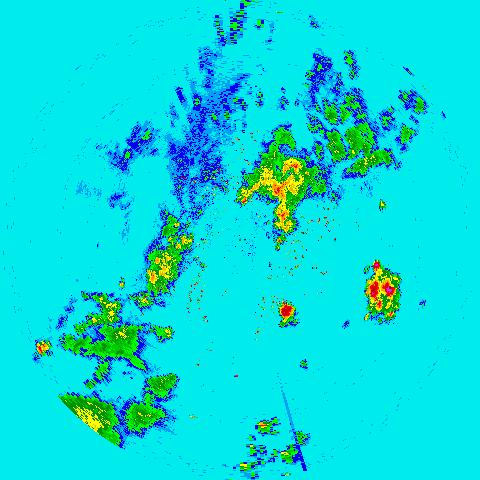
#> input picture segmentation_LSC/data/examples/img_rgb.jpg, 480 x 480 px
$ python comparison_sps_cv.py
#> lines starting #> are read from the running program, lines starting #| are printed output that depends on the picture
### segmentation_LSC/utils.py
from PIL import Image
import numpy as np
import math
from skimage import color

def my_imread(path: str):
#> called with path = 'data/examples/img_rgb.jpg'
    return np.asarray(Image.open(path), dtype=np.uint8)
#> returned value is the input picture: shape (480, 480, 3); mean R, G, B 8, 217.6, 218.3

class Point(object):
    def __init__(self, x=0, y=0):
        self.x = x
        self.y = y

    def __str__(self):
        return "<class 'Point'>: x={}, y={}".format(self.x, self.y)
    __repr__ = __str__

# [120 lines left out: functions gen_seeds, rgbtolab, gstolab, display_superpixel, display_superpixel_seed, not called in this run]

### segmentation_LSC/comparison_sps_cv.py
import cv2 as cv
import numpy as np
import sys
import random
from utils import my_imread

## https://study.marearts.com/2018/11/opencv-python-superpixel-example-source.html
#read image
img_dir = 'data/examples/img_rgb.jpg'
img = my_imread(img_dir)
#converted_img = cv.cvtColor(img, cv.COLOR_BGR2HSV)

height,width,channels = img.shape
#> height = 480; width = 480; channels = 3
num_iterations = 19
prior = 2
double_step = False
num_superpixels = 1600
num_levels = 4
num_histogram_bins = 9


seeds = cv.ximgproc.createSuperpixelSEEDS(width, height, channels, num_superpixels, num_levels, prior, num_histogram_bins)
color_img = np.zeros((height,width,3), np.uint8)
color_img[:] = (0, 0, 255)
seeds.iterate(img, num_iterations)


# retrieve the segmentation result
labels = seeds.getLabels()


# labels output: use the last x bits to determine the color
num_label_bits = 2
labels &= (1<<num_label_bits)-1
labels *= 1<<(16-num_label_bits)


mask = seeds.getLabelContourMask(False)


# stitch foreground & background together
mask_inv = cv.bitwise_not(mask)
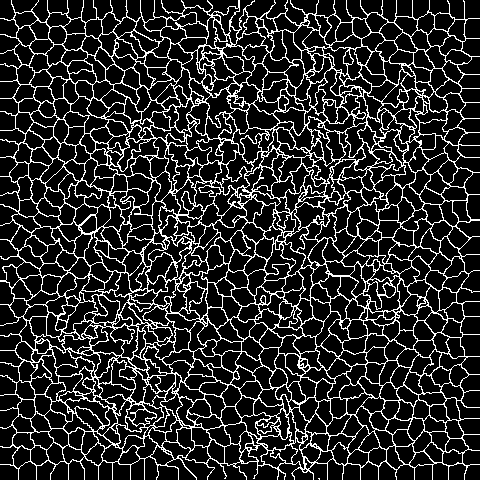
#> mask: shape (480, 480); 16.8% white in thin lines or dots
result_bg = cv.bitwise_and(img, img, mask=mask_inv)
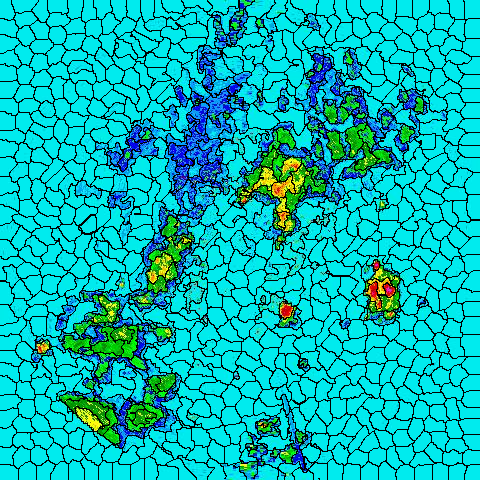
#> result_bg: shape (480, 480, 3); mean R, G, B 6.2, 182.1, 182.4
result_fg = cv.bitwise_and(color_img, color_img, mask=mask)
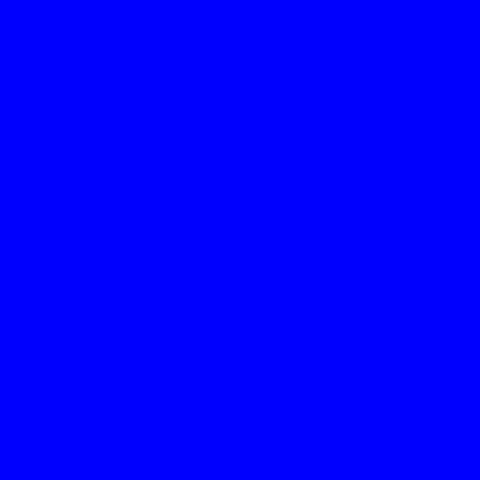
#> color_img: shape (480, 480, 3); mean of channels 0, 1, 2 0, 0, 255; drawn as R, G, B
result = cv.add(result_bg, result_fg)
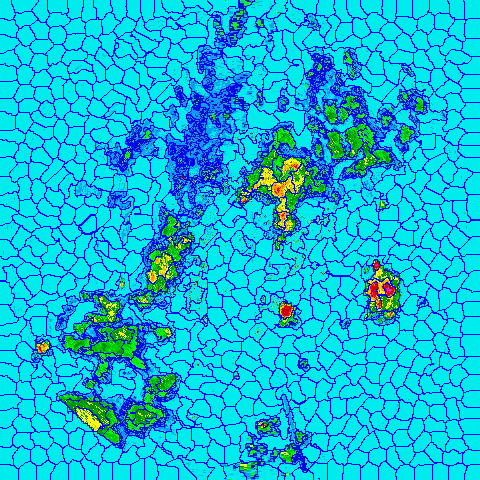
#> result: shape (480, 480, 3); mean R, G, B 6.2, 182.1, 225.4


cv.namedWindow('mask',0)
cv.namedWindow('result_bg',0)
cv.namedWindow('result_fg',0)
cv.namedWindow('result',0)


cv.imshow('mask',mask_inv)
cv.imshow('result_bg',result_bg)
cv.imshow('result_fg',result_fg)
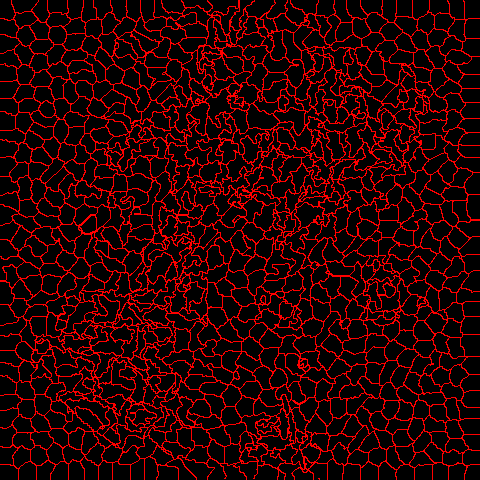
#> window 'result_fg': shape (480, 480, 3); mean B, G, R 0, 0, 42.9
cv.imshow('result',result)


cv.imwrite('mask.jpg',mask_inv)
cv.imwrite('result_bg.jpg',result_bg)
cv.imwrite('result_fg.jpg',result_fg)
cv.imwrite('result.jpg',result)


cv.waitKey(0)
